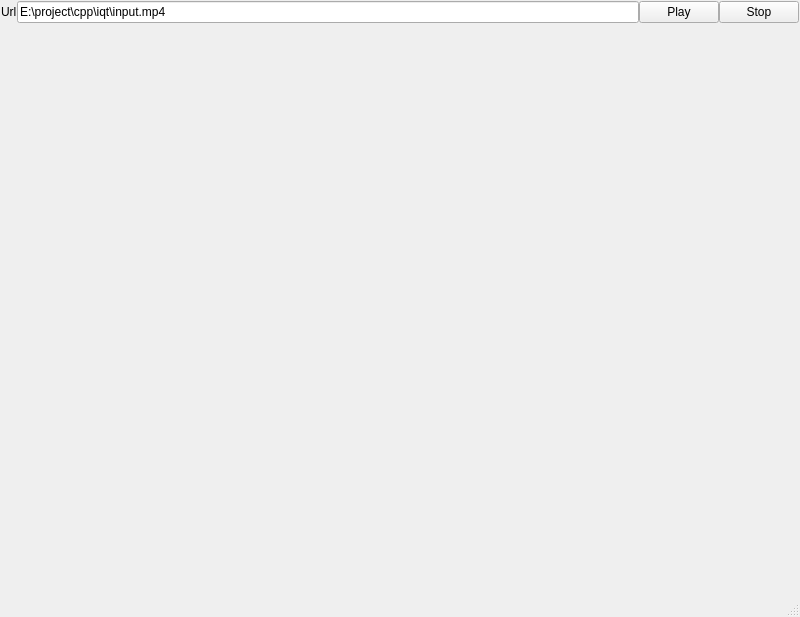
<?xml version="1.0" encoding="UTF-8"?>
<ui version="4.0">
 <class>MainWindow</class>
 <widget class="QMainWindow" name="MainWindow">
  <property name="geometry">
   <rect>
    <x>0</x>
    <y>0</y>
    <width>800</width>
    <height>617</height>
   </rect>
  </property>
  <property name="windowTitle">
   <string>MainWindow</string>
  </property>
  <widget class="QWidget" name="centralwidget">
   <layout class="QGridLayout" name="layoutGWidget">
    <property name="leftMargin">
     <number>1</number>
    </property>
    <property name="topMargin">
     <number>1</number>
    </property>
    <property name="rightMargin">
     <number>1</number>
    </property>
    <property name="bottomMargin">
     <number>1</number>
    </property>
    <property name="spacing">
     <number>0</number>
    </property>
    <item row="0" column="2">
     <widget class="QPushButton" name="btnPlay">
      <property name="text">
       <string>Play</string>
      </property>
     </widget>
    </item>
    <item row="0" column="0">
     <widget class="QLabel" name="labelUrl">
      <property name="text">
       <string>Url</string>
      </property>
     </widget>
    </item>
    <item row="1" column="0" colspan="4">
     <widget class="FFmpegWidget" name="wgtPlayer" native="true"/>
    </item>
    <item row="0" column="3">
     <widget class="QPushButton" name="btnStop">
      <property name="text">
       <string>Stop</string>
      </property>
     </widget>
    </item>
    <item row="0" column="1">
     <widget class="QLineEdit" name="lineUrl">
      <property name="text">
       <string>E:\project\cpp\iqt\input.mp4</string>
      </property>
     </widget>
    </item>
   </layout>
  </widget>
  <widget class="QStatusBar" name="statusbar"/>
 </widget>
 <customwidgets>
  <customwidget>
   <class>FFmpegWidget</class>
   <extends>QWidget</extends>
   <header>ffmpegwidget.h</header>
   <container>1</container>
  </customwidget>
 </customwidgets>
 <resources/>
 <connections/>
</ui>
